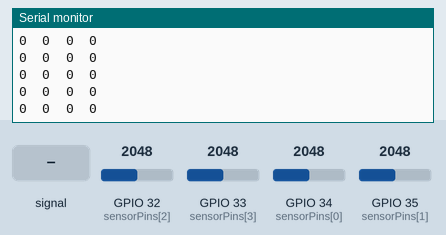
A sketch run on a simulated ESP32. Parts: the last lines printed to the serial monitor. The test bench sets the inputs (shaded band); at power-on: GPIO 32 (sensorPins[2]) = 2048, GPIO 33 (sensorPins[3]) = 2048, GPIO 34 (sensorPins[0]) = 2048, GPIO 35 (sensorPins[1]) = 2048.

Above: at 1.2 s.
1.3 s: GPIO 32 (sensorPins[2]) fed a 200 Hz sine of ±327 counts around its level
At 1.33 s:
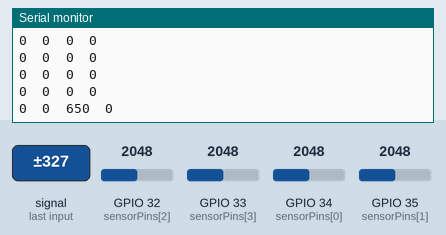
2.8 s: GPIO 32 (sensorPins[2]) set to 2866
At 2.81 s:
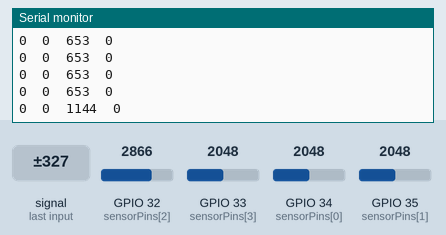
4.3 s: GPIO 33 (sensorPins[3]) set to 2866
At 4.35 s:
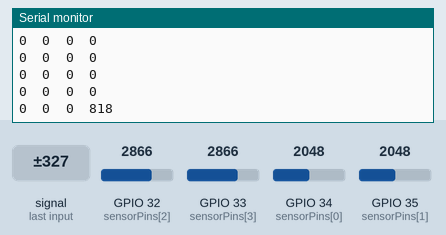
5.8 s: GPIO 34 (sensorPins[0]) set to 2866
At 5.84 s:
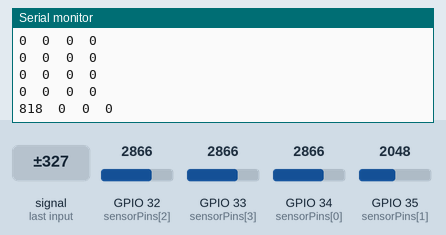
7.3 s: GPIO 35 (sensorPins[1]) set to 2866
At 7.32 s:
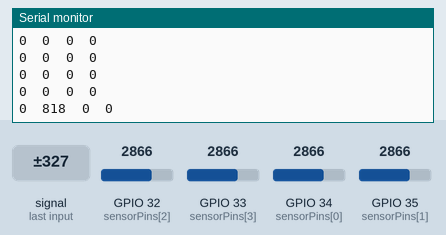
Timing chart, 0 to 9.8 s (numbered marks = the images above; inputs shaded):
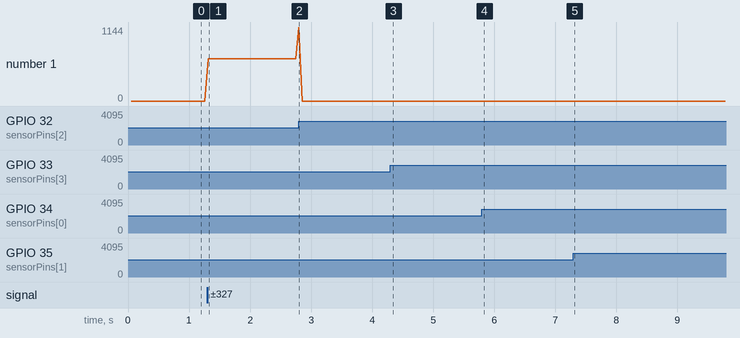

Measured:
- after the input at 1.3 s, the serial monitor: prints a new line at once (image 1)
- after the input at 2.8 s, the serial monitor: prints a new line at once (image 2)
- after the input at 4.3 s, the serial monitor: prints a new line at once (image 3)
- after the input at 5.8 s, the serial monitor: prints a new line at once (image 4)
- after the input at 7.3 s, the serial monitor: prints a new line at once (image 5)
- plotted number 1: 0 → 653 after the input at 1.3 s

The sketch:

GainCalibration.ino
```cpp
const int numSensors = 4;
const int sensorPins[numSensors] = {34, 35, 32, 33};
const int sampleWindow = 50;

void setup() {
  Serial.begin(115200);
  Serial.println("Mic1_ADC\tMic2_ADC\tMic3_ADC\tMic4_ADC");
}

void loop() {
  unsigned long startMillis = millis();
  unsigned int signalMax[numSensors];
  unsigned int signalMin[numSensors];

  for (int i = 0; i < numSensors; i++) {
    signalMax[i] = 0;
    signalMin[i] = 4095;
  }

  while (millis() - startMillis < sampleWindow) {
    for (int i = 0; i < numSensors; i++) {
      unsigned int sample = analogRead(sensorPins[i]);
      if (sample < 4095) {
        if (sample > signalMax[i]) {
          signalMax[i] = sample;
        } else if (sample < signalMin[i]) {
          signalMin[i] = sample;
        }
      }
    }
  }

  for (int i = 0; i < numSensors; i++) {
    unsigned int peakToPeak = signalMax[i] - signalMin[i];
    Serial.print(peakToPeak);
    if (i < numSensors - 1) {
      Serial.print("\t");
    }
  }

  Serial.println();
  delay(5);
}
```
